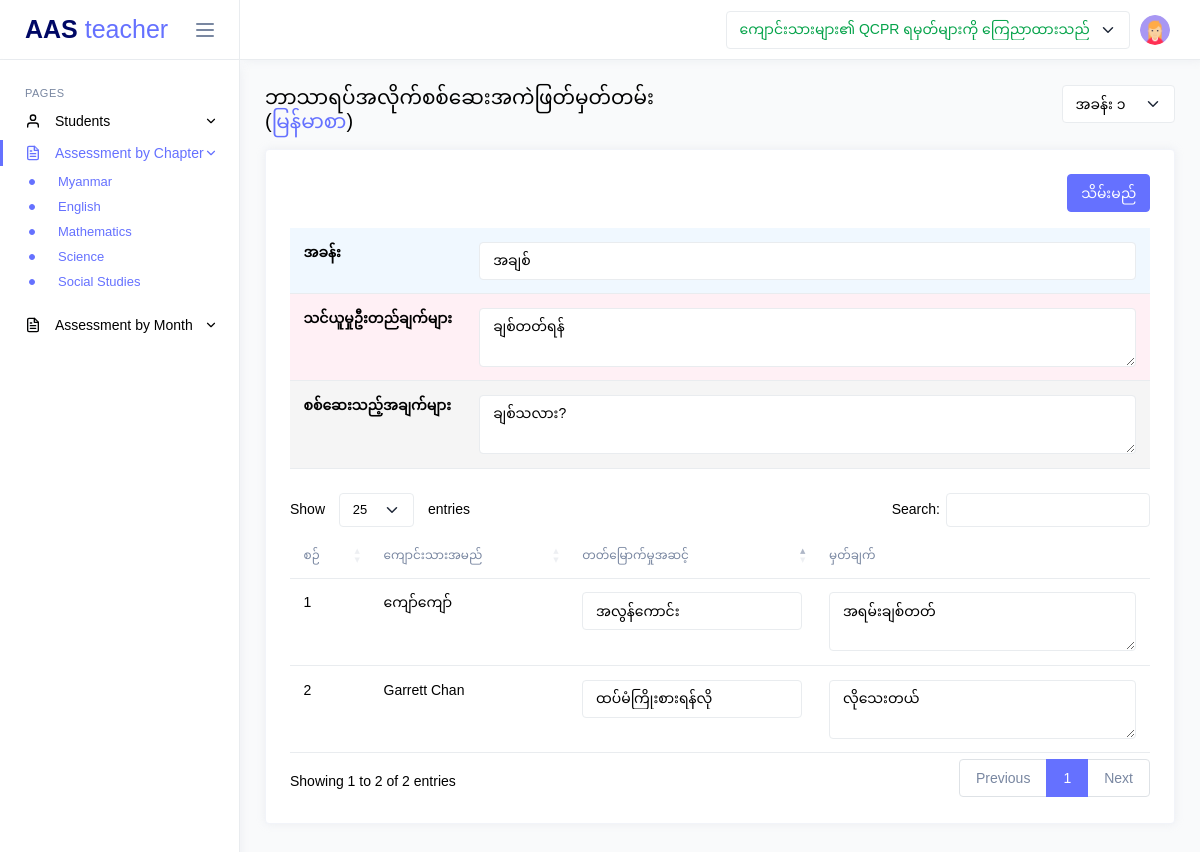
Page /teacher/chapterly-assessment.php?subject_id=1&chapter_id=1 (signed in) on the committed database.
### tables this page shows
CREATE TABLE `qcpr` (
  `id` int(11) NOT NULL,
  `class_id` int(11) NOT NULL,
  `teacher_id` int(11) NOT NULL,
  `status` int(11) NOT NULL DEFAULT 0,
  `created_at` datetime NOT NULL DEFAULT current_timestamp(),
  `updated_at` datetime NOT NULL DEFAULT current_timestamp()
);

CREATE TABLE `subjects` (
  `id` int(11) NOT NULL,
  `subject_name` varchar(255) NOT NULL
);

CREATE TABLE `chapters` (
  `id` int(11) NOT NULL,
  `subject_id` int(11) NOT NULL,
  `class_id` int(11) NOT NULL,
  `chapter` text DEFAULT NULL,
  `chapter_no` int(11) DEFAULT NULL,
  `learning_outcomes` text DEFAULT NULL,
  `check_points` text DEFAULT NULL,
  `month_no` varchar(11) DEFAULT NULL,
  `year` year(4) NOT NULL DEFAULT current_timestamp(),
  `created_at` datetime NOT NULL DEFAULT current_timestamp(),
  `updated_at` datetime NOT NULL DEFAULT current_timestamp()
);

CREATE TABLE `chapterly_assessment` (
  `id` int(11) NOT NULL,
  `student_id` int(11) NOT NULL,
  `teacher_id` int(11) NOT NULL,
  `subject_id` int(11) NOT NULL,
  `class_id` int(11) NOT NULL,
  `chapter_id` int(11) NOT NULL,
  `chapter_no` int(11) DEFAULT NULL,
  `mark` varchar(4) DEFAULT NULL,
  `remark` text DEFAULT NULL,
  `month_no` varchar(11) DEFAULT NULL,
  `year` year(4) NOT NULL DEFAULT current_timestamp(),
  `created_at` datetime NOT NULL DEFAULT current_timestamp(),
  `updated_at` datetime NOT NULL DEFAULT current_timestamp()
);

CREATE TABLE `students` (
  `id` int(11) NOT NULL,
  `class_id` int(11) DEFAULT NULL,
  `enrollment_no` varchar(15) NOT NULL,
  `name_en` varchar(255) NOT NULL,
  `name_mm` varchar(255) NOT NULL,
  `username` varchar(255) DEFAULT NULL,
  `password` varchar(255) NOT NULL DEFAULT '123456',
  `password_status` int(11) NOT NULL DEFAULT 0,
  `dob` date NOT NULL,
  `father_name` varchar(255) NOT NULL,
  `mother_name` varchar(255) NOT NULL,
  `guardian` varchar(255) NOT NULL,
  `parent_job` varchar(255) NOT NULL,
  `phone` varchar(15) NOT NULL,
  `address` varchar(255) NOT NULL,
  `created_at` datetime NOT NULL DEFAULT current_timestamp()
);

### app/controllers/QcprController.php (called while the page is built, shortened)
<?php
class QcprController
{
    private $qcprModel;
    public function __construct()
    {
        $database = new MySQL();
        $db = $database->connect();
        $this->qcprModel = new QcprModel($db);
    }
    public function getAnnouncementStatus()
    {
        return $this->qcprModel->getAnnouncementStatus($_SESSION['class_id']);
    }
}

### app/models/QcprModel.php (called while the page is built, shortened)
<?php
class QcprModel
{
    private $db;
    private $table = 'qcpr';
    public function __construct($db)
    {
        $this->db = $db;
    }
    public function getAnnouncementStatus($class_id)
    {
        try {
            $query = "SELECT status FROM $this->table WHERE class_id = :class_id";
            $stmt = $this->db->prepare($query);
            $stmt->bindParam(':class_id', $class_id);
            $stmt->execute();
            return $stmt->fetchColumn();
        } catch (PDOException $e) {
            return false;
        }
    }
}

### app/controllers/SubjectController.php (called while the page is built, shortened)
<?php
class SubjectController
{
    private $subjectModel;
    public function __construct()
    {
        $database = new MySQL();
        $db = $database->connect();
        $this->subjectModel = new SubjectModel($db);
    }
    public function getSubjectNameById($subject_id)
    {
        return $this->subjectModel->getSubjectNameById($subject_id);
    }
}

### app/models/SubjectModel.php (called while the page is built, shortened)
<?php
class SubjectModel
{
    private $db;
    private $table = 'subjects';
    public function __construct($db)
    {
        $this->db = $db;
    }
    public function getSubjectNameById($subject_id)
    {
        try {
            $query = "SELECT subject_name FROM $this->table WHERE id = :subject_id";
            $stmt = $this->db->prepare($query);
            $stmt->bindParam(":subject_id", $subject_id);
            $stmt->execute();
            return $stmt->fetchColumn();
        } catch (PDOException $e) {
            echo "Error: " . $e->getMessage();
        }
    }
}

### app/controllers/ChapterlyAssessmentController.php (called while the page is built, shortened)
<?php
class ChapterlyAssessmentController
{
    private $chapterlyAssessmentModel;
    public function __construct()
    {
        $database = new MySQL();
        $db = $database->connect();
        $this->chapterlyAssessmentModel = new ChapterlyAssessmentModel($db);
    }
    public function getAllChapterlyAssessment($data)
    {
        return $this->chapterlyAssessmentModel->getAllChapterlyAssessment($data);
    }
    public function getChapter($data)
    {
        return $this->chapterlyAssessmentModel->getChapter($data);
    }
}

### app/models/ChapterlyAssessmentModel.php (called while the page is built, shortened)
<?php
class ChapterlyAssessmentModel
{
    private $db;
    private $table = 'chapterly_assessment';
    private $chapter_table = 'chapters';
    public function __construct($db)
    {
        $this->db = $db;
    }
    public function getAllChapterlyAssessment($data)
    {
        try {
            extract($data);
            $query = "SELECT {$this->table}.*, students.name_mm as student_name
                    FROM {$this->table}
                    JOIN students ON {$this->table}.student_id = students.id
                    WHERE {$this->table}.subject_id = :subject_id
                    AND {$this->table}.class_id = :class_id
                    AND {$this->table}.chapter_no = :chapter_no
                    AND {$this->table}.year = :year";
            $stmt = $this->db->prepare($query);
            $stmt->bindParam(':subject_id', $subject_id);
            $stmt->bindParam(':class_id', $class_id);
            $stmt->bindParam(':chapter_no', $chapter_no);
            $stmt->bindParam(':year', $year);
            $stmt->execute();
            return $stmt->fetchAll(PDO::FETCH_ASSOC);
        } catch (PDOException $e) {
            echo $e->getMessage();
            return false;
        }
    }
    public function getChapter($data)
    {
        try {
            $query = "SELECT mc.*
                    FROM {$this->chapter_table} mc
                    JOIN {$this->table} ma ON mc.id = ma.chapter_id
                    WHERE mc.subject_id = :subject_id
                    AND mc.class_id = :class_id
                    AND mc.chapter_no = :chapter_no
                    AND mc.year = :year
                    LIMIT 1";
            $stmt = $this->db->prepare($query);
            $stmt->bindParam(':subject_id', $data['subject_id']);
            $stmt->bindParam(':class_id', $data['class_id']);
            $stmt->bindParam(':chapter_no', $data['chapter_no']);
            $stmt->bindParam(':year', $data['year']);
            $stmt->execute();
            return $stmt->fetch(PDO::FETCH_ASSOC);
        } catch (PDOException $e) {
            error_log($e->getMessage());
            return false;
        }
    }
}

### public/teacher/chapterly-assessment.php (the view, shortened to what this page needs)
<?php
include('../components/header.php');
$subjectController = new SubjectController();
$chapterlyAssessmentController = new ChapterlyAssessmentController();
$subject_id = $_GET["subject_id"];
$subjectName = $subjectController->getSubjectNameById($subject_id);
$chapter_no = $_GET['chapter_no'] ?? 1;
$checkAssessmentData = [
    'subject_id' => $subject_id,
    'class_id' => $_SESSION['class_id'],
    'chapter_no' => $chapter_no,
    'year' => date('Y')
];
$checkAssessment = $chapterlyAssessmentController->checkAssessmentIsCreated($checkAssessmentData);
if ($checkAssessment) {
    $allAssessment = $chapterlyAssessmentController->getAllChapterlyAssessment($checkAssessmentData);
}
$monthlyChapter = $chapterlyAssessmentController->getChapter([
    'subject_id' => $subject_id,
    'class_id' => $_SESSION['class_id'],
    'chapter_no' => $chapter_no,
    'year' => date('Y')
]);
?>
<body>
    <div class="main-wrapper">
        <?php
        include('../components/teacher_sidebar.php');
        include('../components/teacher_navbar.php');
        ?>
        <div class="page-content">
            <div class="row justify-content-between">
                <div class="col-sm-6">
                    <h4 class="mb-3 mb-md-0">ဘာသာရပ်အလိုက်စစ်ဆေးအကဲဖြတ်မှတ်တမ်း (<span class="text-primary"><?= $subjectName ?></span>)</h4>
                </div>
                <div class="col-sm-6">
                    <form action="" method="GET" class="d-flex justify-content-end">
                        <div class="d-flex align-items-center gap-2">
                            <select class="form-select" name="chapter_no" id="chapter_no">
                                <option value="1" <?php echo ($chapter_no == 1) ? 'selected' : ''; ?>>အခန်း ၁</option>
                            </select>
                        </div>
                    </form>
                </div>
            </div>
            <div class="row">
                <div class="mt-3 col-lg grid-margin stretch-card">
                    <div class="card">
                        <div class="card-body">
                            <form id="assessmentForm" method="POST" action="">
                                <div class="d-flex justify-content-between mb-3">
                                    <div>
                                        <input name="submit_btn" class="btn btn-primary" type="submit" value="သိမ်းမည်">
                                    </div>
                                </div>
                                <div class="table-responsive mb-4">
                                    <table class="table">
                                        <tbody>
                                            <tr style="background-color: #f0f8ff;">
                                                <th width="20%">အခန်း</th>
                                                <td>
                                                    <input type="text"
                                                        name="chapter[chapter]"
                                                        class="form-control"
                                                        value="<?= $monthlyChapter['chapter'] ?? '' ?>"
                                                        placeholder="အခန်းအမည်">
                                                </td>
                                            </tr>
                                            <tr style="background-color: #fff0f5;">
                                                <th width="20%">သင်ယူမှုဦးတည်ချက်များ</th>
                                                <td>
                                                    <textarea name="chapter[learning_outcomes]"
                                                        class="form-control"
                                                        placeholder="သင်ယူမှုဦးတည်ချက်များ"><?= $monthlyChapter['learning_outcomes'] ?? '' ?></textarea>
                                                </td>
                                            </tr>
                                            <tr style="background-color: #f5f5f5;">
                                                <th width="20%">စစ်ဆေးသည့်အချက်များ</th>
                                                <td>
                                                    <textarea name="chapter[check_points]"
                                                        class="form-control"
                                                        placeholder="စစ်ဆေးသည့်အချက်များ"><?= $monthlyChapter['check_points'] ?? '' ?></textarea>
                                                </td>
                                            </tr>
                                        </tbody>
                                    </table>
                                </div>
                                <div class="table-responsive">
                                    <table id="studentsTable" class="table assessment-table">
                                        <thead>
                                            <tr>
                                                <th class="subject-no">စဉ်</th>
                                                <th class="subject-name">ကျောင်းသားအမည်</th>
                                                <th class="result-name">တတ်မြောက်မှုအဆင့်</th>
                                                <th class="mark">မှတ်ချက်</th>
                                            </tr>
                                        </thead>
                                        <tbody>
                                            <?php foreach ($allAssessment as $assessment): ?>
                                                <?php $i = isset($i) ? $i + 1 : 1; ?>
                                                <tr>
                                                    <td><?= $i ?></td>
                                                    <td>
                                                        <?= $assessment['student_name'] ?>
                                                    </td>
                                                    <td>
                                                        <select name="assessment[<?= $assessment['id'] ?>][mark]" class="form-control">
                                                            <option value="A" <?= ($assessment['mark'] == 'A') ? 'selected' : '' ?>>အလွန်ကောင်း</option>
                                                            <option value="E" <?= ($assessment['mark'] == 'E') ? 'selected' : '' ?>>ထပ်မံကြိုးစားရန်လို</option>
                                                        </select>
                                                    </td>
                                                    <td>
                                                        <textarea name="assessment[<?= $assessment['id'] ?>][remark]"
                                                            class="form-control"><?= $assessment['remark'] ?></textarea>
                                                    </td>
                                                </tr>
                                            <?php endforeach; ?>
                                        </tbody>
                                    </table>
                                </div>
                            </form>
                        </div>
                    </div>
                </div>
            </div>
        </div>
    </div>
</body>

### public/components/teacher_navbar.php (shortened to what this page needs)
<?php
$announcement = new QcprController();
$status = $announcement->getAnnouncementStatus();
?>
<div class="page-wrapper">
    <nav class="navbar">
        <div class="navbar-content">
            <ul class="navbar-nav">
                <li class="nav-item">
                    <form action="" method="POST">
                        <select name="status" id="status" class="form-select <?= $status == 0 ? 'text-warning' : 'text-success' ?>" onchange="this.form.submit()">
                            <option value="1" <?= $status == 1 ? 'selected' : '' ?>> <?= $status == 1 ? 'ကျောင်းသားများ၏ QCPR ရမှတ်များကို ကြေညာထားသည်' : 'ကျောင်းသားများ၏ QCPR ရမှတ်များကို ကြေညာမည်' ?></option>
                        </select>
                    </form>
                </li>
                <li class="nav-item dropdown">
                    <a class="nav-link dropdown-toggle" href="#" id="profileDropdown" role="button"
                        data-bs-toggle="dropdown" aria-haspopup="true" aria-expanded="false">
                        <img class="wd-30 ht-30 rounded-circle" src="../assets/images/faces/profile.png" alt="profile">
                    </a>
                </li>
            </ul>
        </div>
    </nav>

### rows in the picture
qcpr: status "ကျောင်းသားများ၏ QCPR ရမှတ်များကို ကြေညာထားသည်"
subjects: subject_name "မြန်မာစာ"
chapters: chapter "အချစ်", learning_outcomes "ချစ်တတ်ရန်", check_points "ချစ်သလား?"
chapterly_assessment: i "1", student.name_mm "ကျော်ကျော်", mark+id "အလွန်ကောင်း", id+remark "အရမ်းချစ်တတ်"
chapterly_assessment: i "2", student.name_mm "Garrett Chan", mark+id "ထပ်မံကြိုးစားရန်လို", id+remark "လိုသေးတယ်"
